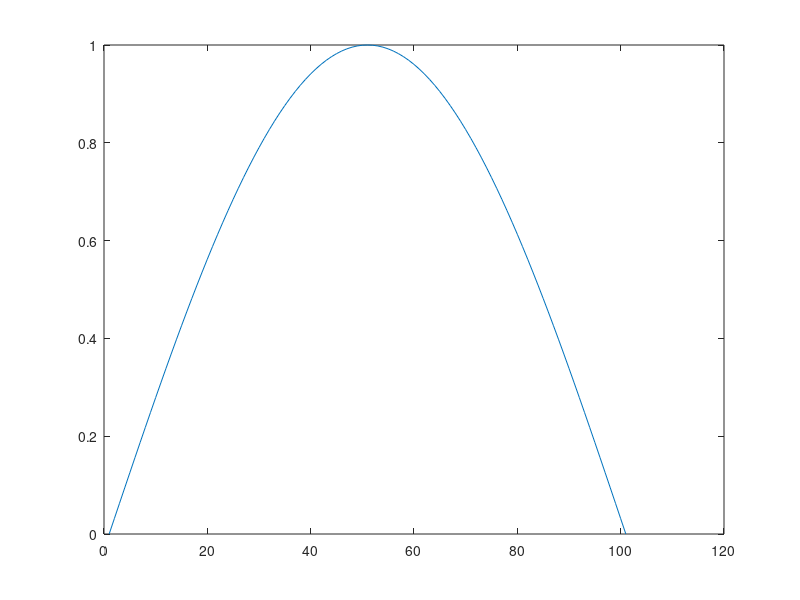

The MATLAB script that drew this image: (Note: this script raises an error after producing the figure.)
function Test_22
%TEST_22 Summary of this function goes here
%   Detailed explanation goes here
close all
detW = 0.3;
a = sin((0:100)*pi/100);
figure,plot(a);
ffta = FFTX(a);
shift = exp(-1i*detW*2*pi*(0:100).^1);
ffta = ffta.*shift;
b = IFFTX(ffta);
figure,plot(abs(b))

end

